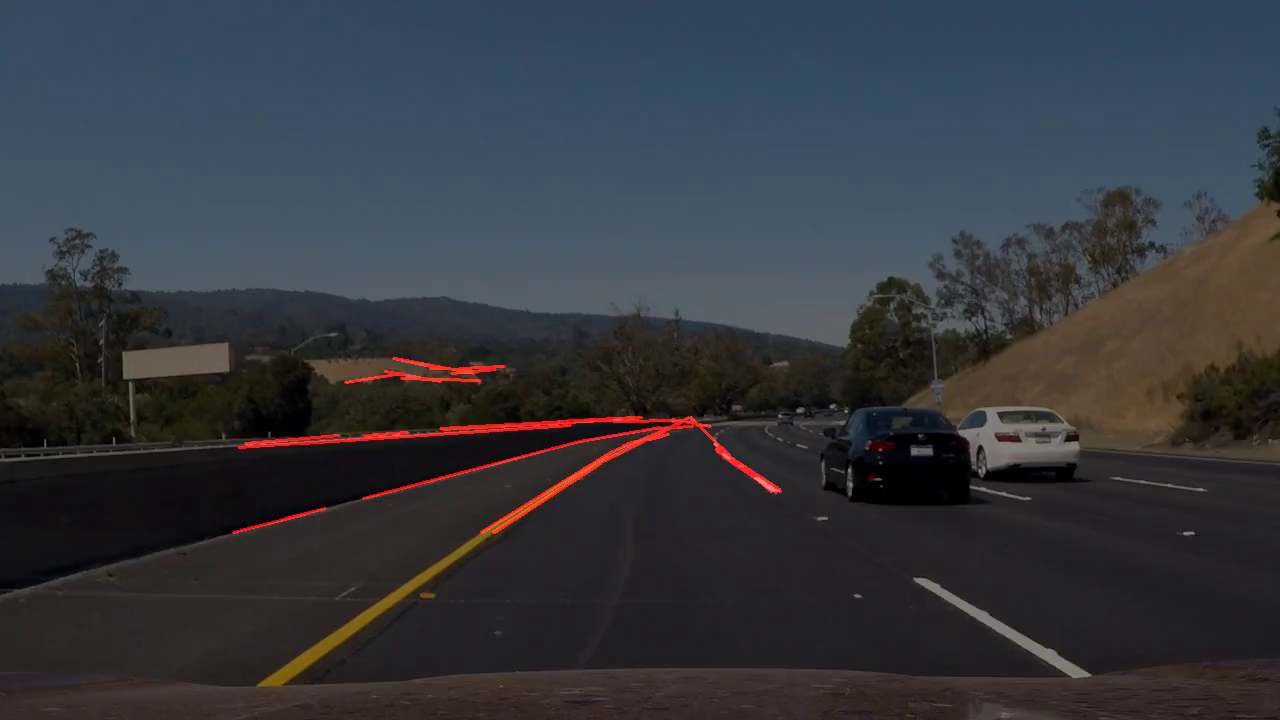
#> input picture frame 0 of test_videos_output/challenge.mp4, 1280 x 720 px
$ python video_GUI.py
#> lines starting #> are read from the running program, lines starting #| are printed output that depends on the picture; after the words box and inside, x2 and y2 are one past the last pixel; in counts of white or black regions, pixels touching at a corner belong together
### LaneFindVideo_GUI.py
import os
import argparse
import cv2
import numpy as np
import numpy.polynomial.polynomial as poly
import matplotlib.pyplot as plt
import matplotlib.image as mpimg

class LaneFindVideoGUI:
    def __init__(self):

        self.flag = False
        self.kernel = 5
        self.low = 50
        self.high = 150
        self.rho = 2
        self.theta_bar = 1
        self.theta = self.theta_bar * (np.pi / 180)
        self.threshold = 10
        self.min_line_len = 30
        self.max_line_gap = 10
        self.image_selector = 0
        self.alpha = 0.5
        self.beta = 0.5

    def find_lanes(self, img):
        self.get_img(img)
        self.trackbars()
        self.color_detection()
        self.canny_edges()
        self.img_comb = cv2.bitwise_or(self.img_colorMask, self.img_canny)
        self.apply_mask()
        self.hough_transform()
        self.fit_lane_lines()
        return self.render()

    def get_img(self, img):
        self.img_bgr = img
        self.img_shape = self.img_bgr.shape
        self.height = self.img_shape[0]
        self.width = self.img_shape[1]

    def color_detection(self):
        img_hls = cv2.cvtColor(self.img_bgr, cv2.COLOR_BGR2HLS)

        # Threshold values below found using color_detection.py
        lo_thr_wh = np.array([0, 200, 60])
        hi_thr_wh = np.array([180, 255, 255])
        lo_thr_yl = np.array([5, 40, 90])
        hi_thr_yl = np.array([90, 255, 255])

        img_msk_wh = cv2.inRange(img_hls, lo_thr_wh, hi_thr_wh)
        img_msk_yl = cv2.inRange(img_hls, lo_thr_yl, hi_thr_yl)
        self.img_colorMask = cv2.bitwise_or(img_msk_wh, img_msk_yl)

    def canny_edges(self):
        self.img_gray = cv2.cvtColor(self.img_bgr, cv2.COLOR_BGR2GRAY)
        self.img_gaus = cv2.GaussianBlur(self.img_gray, \
            (self.kernel, self.kernel), 0)
        self.img_canny = cv2.Canny(self.img_gaus, self.low, self.high)

    def apply_mask(self):
        self.img_mask = self.mask(self.img_comb)
        self.img_roi = cv2.bitwise_and(self.img_comb, self.img_mask)
        self.img_mask = cv2.cvtColor(self.img_mask, cv2.COLOR_GRAY2BGR)

    def hough_transform(self):
        self.hough_lines = cv2.HoughLinesP(self.img_roi, self.rho, self.theta, \
            self.threshold, np.array ([]), self.min_line_len, self.max_line_gap)
        self.img_hough = canvas(self.img_shape)
        if self.hough_lines is not None:
            self.img_hough = draw_lines(self.img_hough, self.hough_lines)
        else:
            print("No lines found")

    def fit_lane_lines(self):
        self.img_best_fit = canvas(self.img_shape)
        if self.hough_lines is not None:
            self.img_best_fit = self.best_fit_lines(self.img_best_fit, \
                self.hough_lines)

    def render(self):
        self.image_list = (self.img_bgr, self.img_canny, self.img_colorMask, \
            self.img_comb, self.img_hough)
        self.base_image = self.image_list[self.image_selector]

        if len(self.base_image.shape) == 2:
            self.base_image = cv2.cvtColor(self.base_image, cv2.COLOR_GRAY2BGR)
        self.img_masked = cv2.addWeighted(self.base_image, self.alpha, \
            self.img_mask, self.beta, 0)
        self.img_final = cv2.addWeighted(self.img_masked, self.alpha, \
            self.img_best_fit, self.beta, 0)
        return self.img_final

    def mask(self, image):
        """
        Creates an image mask.

        Helps user define region of interest
        """
        #defining a blank mask to start with
        self.vertices = np.array([\
            [self.roi_bottomleft, self.roi_bottom],\
            [self.roi_topleft, self.roi_top],\
            [self.roi_topright, self.roi_top],\
            [self.roi_bottomright, self.roi_bottom]])

        self.img_mask = np.zeros_like(image)
        if len(image.shape) > 2:
            channel_count = image[2]  # i.e. 3 or 4 depending on your image
            ignore_mask_color = (255,) * channel_count
        else:
            ignore_mask_color = 255

        cv2.fillPoly(self.img_mask, [self.vertices], ignore_mask_color)

        return self.img_mask

    def best_fit_lines(self, img, lines):
        (left_lines, right_lines) = separate_lines(lines)

        left_points = get_points(left_lines)
        right_points = get_points(right_lines)
        left_best_fit = self.fit_line(left_points)
        right_best_fit = self.fit_line(right_points)
        img = draw_lines(img, [left_best_fit])
        img = draw_lines(img, [right_best_fit])

        return img

    def fit_line(self, points):
        x = points[0]
        y = points[1]

        if x and y:
            b, m = poly.polyfit(x, y, 1)
            y1 = self.roi_top
            x1 = int((y1 - b) / m)
            y2 = self.roi_bottom
            x2 = int((y2 - b) / m)
            return np.array([[x1,y1,x2,y2]], np.int32)
        else:
            return np.empty((1,4), np.int32)

# [26 lines of commented-out code are left out]


    def trackbars(self):
        if self.flag != True:
            self.roi_top = 10
            self.roi_bottom = self.height - 10
            self.roi_topleft = 10
            self.roi_topright = self.width - 10
            self.roi_bottomleft = 10
            self.roi_bottomright = self.width-10

            cv2.namedWindow("Parameters", flags = 0)
            cv2.moveWindow("Parameters",700,150)
            cv2.createTrackbar('Kernel Size', 'Parameters', self.kernel, 10, self.onChange_kernel)
            cv2.createTrackbar('Low Threshold', 'Parameters', self.low, 255, self.onChange_low)
            cv2.createTrackbar('High Threshold', 'Parameters', self.high, 255, self.onChange_high)
            cv2.createTrackbar('ROI top', 'Parameters',  self.roi_top, self.height, self.onChange_roitop)
            cv2.createTrackbar('ROI bottom', 'Parameters', self.roi_bottom, self.height, self.onChange_roibottom)
            cv2.createTrackbar('ROI top left', 'Parameters',  self.roi_topleft, self.width, self.onChange_roitopleft)
            cv2.createTrackbar('ROI top right', 'Parameters', self.roi_topright, self.width, self.onChange_roitopright)
            cv2.createTrackbar('ROI bottom left', 'Parameters', self.roi_bottomleft, self.width, self.onChange_roibottomleft)
            cv2.createTrackbar('ROI bottom right', 'Parameters', self.roi_bottomright, self.width, self.onChange_roibottomright)
            cv2.createTrackbar('Rho', 'Parameters', self.rho, 100, self.onChange_rho)
            cv2.createTrackbar('Theta', 'Parameters', self.theta_bar, 100, self.onChange_theta)
            cv2.createTrackbar('Threshold', 'Parameters', self.threshold, 100, self.onChange_threshold)
            cv2.createTrackbar('Min Line Len', 'Parameters', self.min_line_len, 100, self.onChange_minlinelen)
            cv2.createTrackbar('Max Line Gap', 'Parameters', self.max_line_gap, 100, self.onChange_maxlinegap)
            cv2.createTrackbar('Base Image', 'Parameters', self.image_selector, 4, self.onChange_baseimage)
            cv2.createTrackbar('Alpha', 'Parameters', int(self.alpha*100), 100, self.onChange_alpha)
            cv2.createTrackbar('Beta', 'Parameters', int(self.beta), 100, self.onChange_beta)
            self.flag = True
    def onChange_kernel(self, value):
        value = max(1, value)
        self.kernel = 2 * value - 1
    # [14 lines left out: functions onChange_low, onChange_high, not called in this run]
    def onChange_rho(self,value):
        value = max(1, value)
        self.rho = value
    def onChange_theta(self,value):
        value = max(1, value)
        self.theta = value * (np.pi / 180)
    def onChange_threshold(self,value):
        value = max(1, value)
        self.threshold = value
    def onChange_minlinelen(self,value):
        value = max(1, value)
        self.min_line_len = value
    def onChange_maxlinegap(self,value):
        value = max(1, value)
        self.max_line_gap = value
    def onChange_baseimage(self,value):
        self.image_selector = value
    def onChange_alpha(self, value):
        value = max(1, value)
        self.alpha = value / 100
    def onChange_beta(self, value):
        value = max(1, value)
        self.beta = value / 100
    # [36 lines left out: functions onChange_roitop, onChange_roibottom, onChange_roitopleft, onChange_roitopright, onChange_roibottomleft, onChange_roibottomright, not called in this run]

def canvas(shape):
    canvas = np.zeros(shape, np.uint8)
    return canvas

def separate_lines(lines):
    left_lines = []
    right_lines = []

    for line in lines:
        for x1,y1,x2,y2 in line:
            if x1 != x2:
                grad = (y2-y1)/(x2-x1)
                if grad <= -0.5:
                    left_lines.append(line)
                elif grad >= 0.5:
                    right_lines.append(line)

    return (left_lines, right_lines)

def get_points(lines):
    x = []
    y = []
    for line in lines:
        for x1,y1,x2,y2 in line:
            x.extend([x1, x2])
            y.extend([y1, y2])

    return (x,y)

def draw_lines(img, lines, color=[0, 0, 255], thickness=2):
    for line in lines:
        for x1,y1,x2,y2 in line:
            cv2.line(img, (x1, y1), (x2, y2), color, thickness)

    return img

# [45 lines left out: function main, not called in this run]

# [2 lines that do not run on import are left out]

### video_GUI.py
import os
import argparse
import cv2
import LaneFindVideo_GUI as gui

filepath = "test_videos/challenge.mp4"
filename = os.path.basename(filepath)
print(filename)

cap = cv2.VideoCapture(filepath)

if cap.isOpened() == False:
    print("Error opening video")

frm_rt = cap.get(cv2.CAP_PROP_FPS)      # Get frame rate
frm_dur = int(1000 / frm_rt)

cv2.namedWindow(filename)
cv2.moveWindow(filename, 100,100)

gui = gui.LaneFindVideoGUI()

cap.set(cv2.CAP_PROP_POS_FRAMES, 0)

while cap.isOpened():
    ret, frame = cap.read()
#> frame is the input picture: shape (720, 1280, 3); mean B, G, R 61.3, 55.6, 52.9
    if ret == True:
        frame = gui.find_lanes(frame)
#> in color_detection, `img_hls = cv2.cvtColor(self.img_bgr, cv2.COLOR_BGR2HLS)`: img_hls: shape (720, 1280, 3); mean of channels 0, 1, 2 83.7, 56.9, 47.2
#> in color_detection, `img_msk_wh = cv2.inRange(img_hls, lo_thr_wh, hi_thr_wh)`: img_msk_wh: shape (720, 1280); every value is 0
#> in color_detection, `img_msk_yl = cv2.inRange(img_hls, lo_thr_yl, hi_thr_yl)`: img_msk_yl: shape (720, 1280); 0.6% white; 171 white regions (155 under 20 px), largest, box (x1, y1, x2, y2) and area: (256, 448, 624, 688) 4201, (1161, 382, 1178, 402) 188, (1225, 343, 1242, 370) 76
#> in canny_edges, `self.img_canny = cv2.Canny(self.img_gaus, self.low, self.high)`: self.img_canny: shape (720, 1280); 1.2% white in thin lines or dots, all inside (x1, y1, x2, y2) = (0, 182, 1280, 687)
#> in find_lanes, `self.img_comb = cv2.bitwise_or(self.img_colorMask, self.img_canny)`: self.img_comb: shape (720, 1280); 1.7% white; 124 white regions (50 under 20 px), largest, box (x1, y1, x2, y2) and area: (191, 424, 782, 688) 5264, (0, 421, 677, 595) 1811, (43, 415, 776, 457) 923
#> in mask, `cv2.fillPoly(self.img_mask, [self.vertices], ignore_mask_color)`:
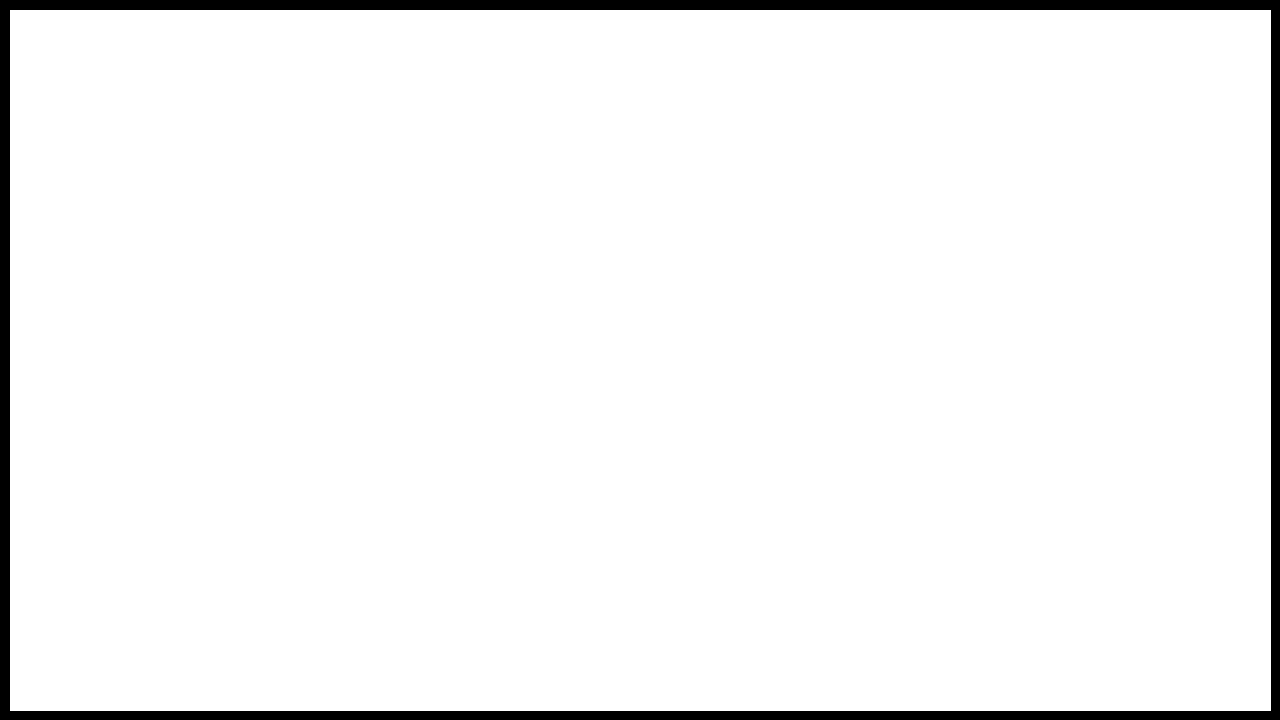
#> self.img_mask: shape (720, 1280); 95.9% white; 1 black region, box (x1, y1, x2, y2) and area: (0, 0, 1280, 720) 37639
#> in apply_mask, `self.img_roi = cv2.bitwise_and(self.img_comb, self.img_mask)`: self.img_roi: shape (720, 1280); 1.7% white; 122 white regions (49 under 20 px), largest, box (x1, y1, x2, y2) and area: (191, 424, 782, 688) 5264, (10, 421, 677, 593) 1781, (43, 415, 776, 457) 923
#> in hough_transform, `self.hough_lines = cv2.HoughLinesP(self.img_roi, self.rho, self.theta,..`: self.hough_lines = 153 rows, first 6: [266, 687, 666, 418], [258, 686, 586, 465], [261, 687, 598, 460], [317, 509, 585, 438], [125, 454, 204, 448], [579, 419, 641, 415]
#> the loop in draw_lines, `for line in lines:` made 153 passes
#> after the loop in draw_lines, `for line in lines:`:
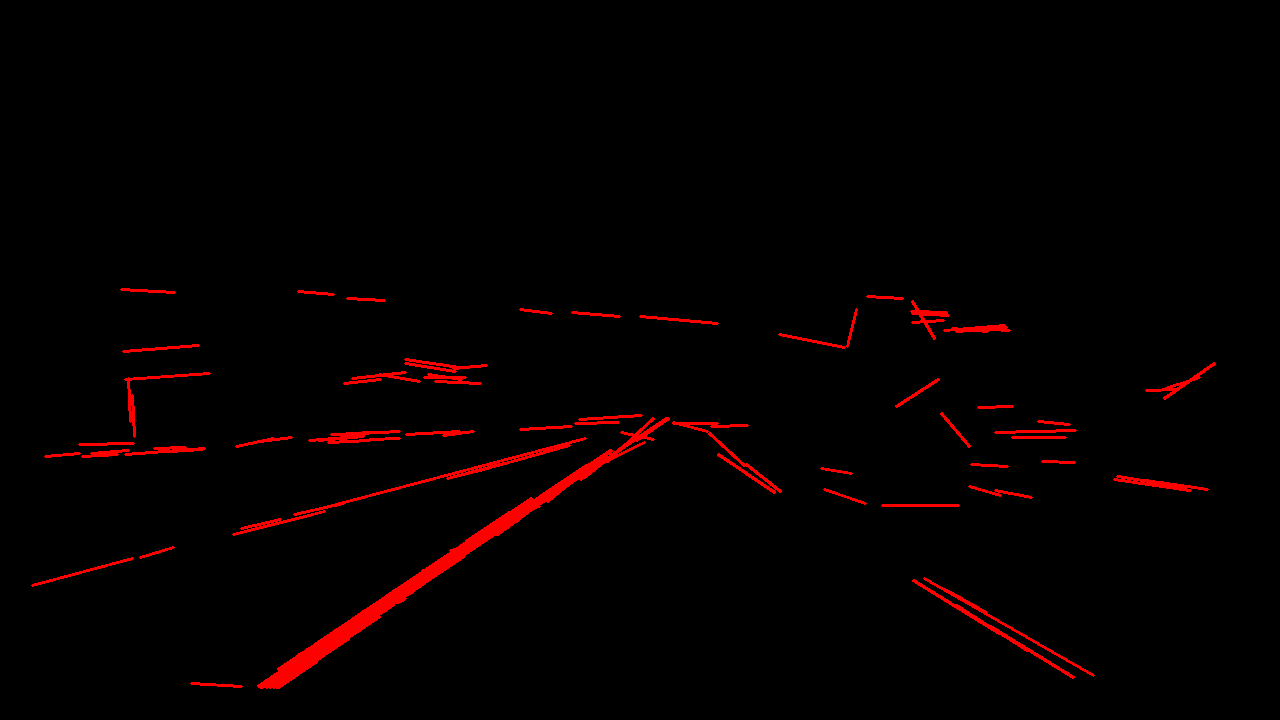
#> img: shape (720, 1280, 3); mean of channels 0, 1, 2 0, 0, 5.5; drawn as B, G, R
#> the loop in separate_lines, `for line in lines:` made 153 passes
#> after the loop in separate_lines, `for line in lines:`: left_lines = 19 items, first 6: [[266, 687, 666, 418]], [[258, 686, 586, 465]], [[261, 687, 598, 460]], [[273, 687, 379, 616]], [[278, 669, 531, 498]], [[276, 687, 348, 638]]; right_lines = 13 items, first 6: [[924, 578, 1093, 675]], [[913, 580, 999, 633]], [[990, 626, 1073, 677]], [[718, 454, 774, 492]], [[941, 413, 969, 446]], [[132, 395, 134, 436]]
#> the loop in get_points, `for line in lines:` made 19 passes
#> line on passes 1 to 12: [[266, 687, 666, 418]], [[258, 686, 586, 465]], [[261, 687, 598, 460]], [[273, 687, 379, 616]], [[278, 669, 531, 498]], [[276, 687, 348, 638]], [[269, 687, 463, 556]], [[1164, 398, 1214, 363]], [[636, 440, 668, 418]], [[607, 461, 653, 418]], [[260, 686, 610, 450]], [[896, 406, 938, 379]]
#> after the loop in get_points, `for line in lines:`: x = 38 values, max 1214 at index 15, min 258 at index 2, mean 552.7; y = 38 values, max 687 at index 0, min 309 at index 25, mean 519.1
#> the loop in get_points (call 2), `for line in lines:` made 13 passes
#> line on passes 1 to 12: [[924, 578, 1093, 675]], [[913, 580, 999, 633]], [[990, 626, 1073, 677]], [[718, 454, 774, 492]], [[941, 413, 969, 446]], [[132, 395, 134, 436]], [[912, 301, 934, 338]], [[128, 378, 130, 421]], [[956, 605, 993, 629]], [[746, 464, 780, 491]], [[709, 433, 744, 465]], [[991, 627, 1027, 650]]
#> in fit_line, `b, m = poly.polyfit(x, y, 1)`: b = 759.6; m = -0.435
#> in fit_line, `x1 = int((y1 - b) / m)`: x1 = 1722
#> in fit_line, `x2 = int((y2 - b) / m)`: x2 = 114
#> in best_fit_lines, `left_best_fit = self.fit_line(left_points)`: left_best_fit = [[1722, 10, 114, 710]]
#> in best_fit_lines, `right_best_fit = self.fit_line(right_points)`: right_best_fit = [[-1588, 10, 1709, 710]]
#> the loop in draw_lines (call 2), `for line in lines:` made 1 pass
#> call 3 of draw_lines, with thickness = 2
#> the loop in draw_lines (call 3), `for line in lines:` made 1 pass
#> after the loop in draw_lines (call 3), `for line in lines:`:
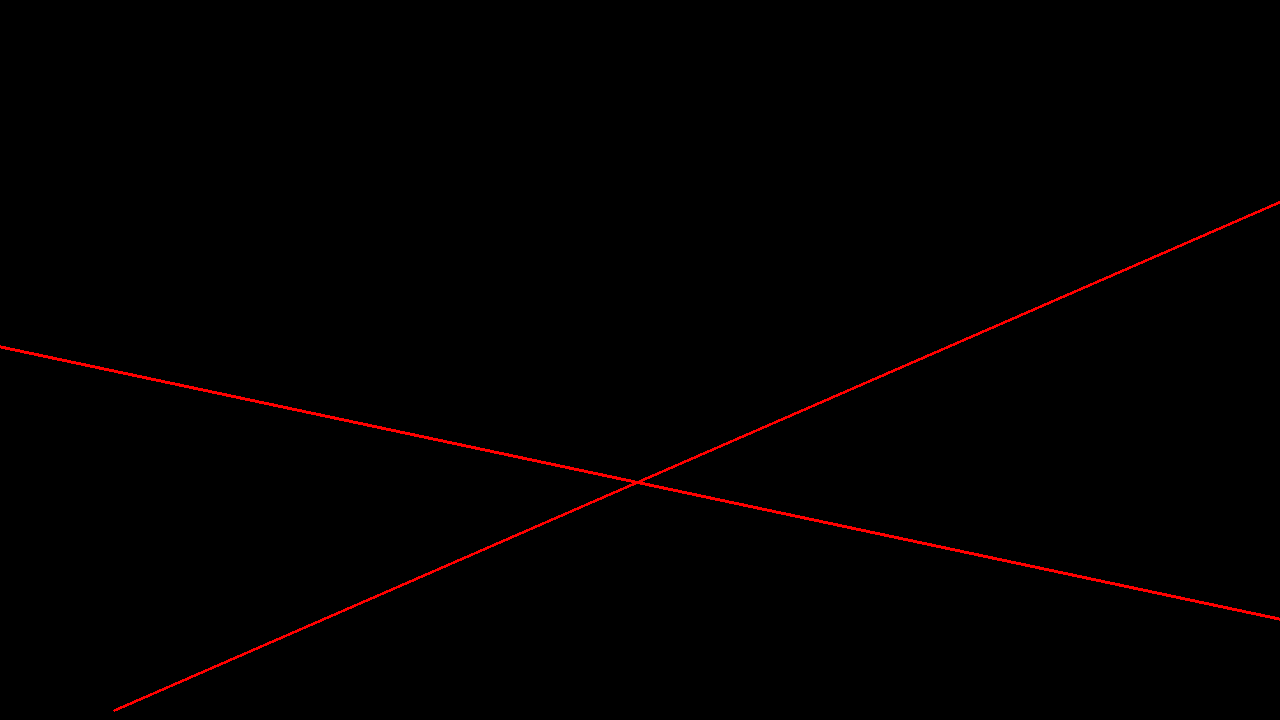
#> img: shape (720, 1280, 3); mean of channels 0, 1, 2 0, 0, 2; drawn as B, G, R
#> in render, `self.img_final = cv2.addWeighted(self.img_masked, self.alpha, \ self.i..`:
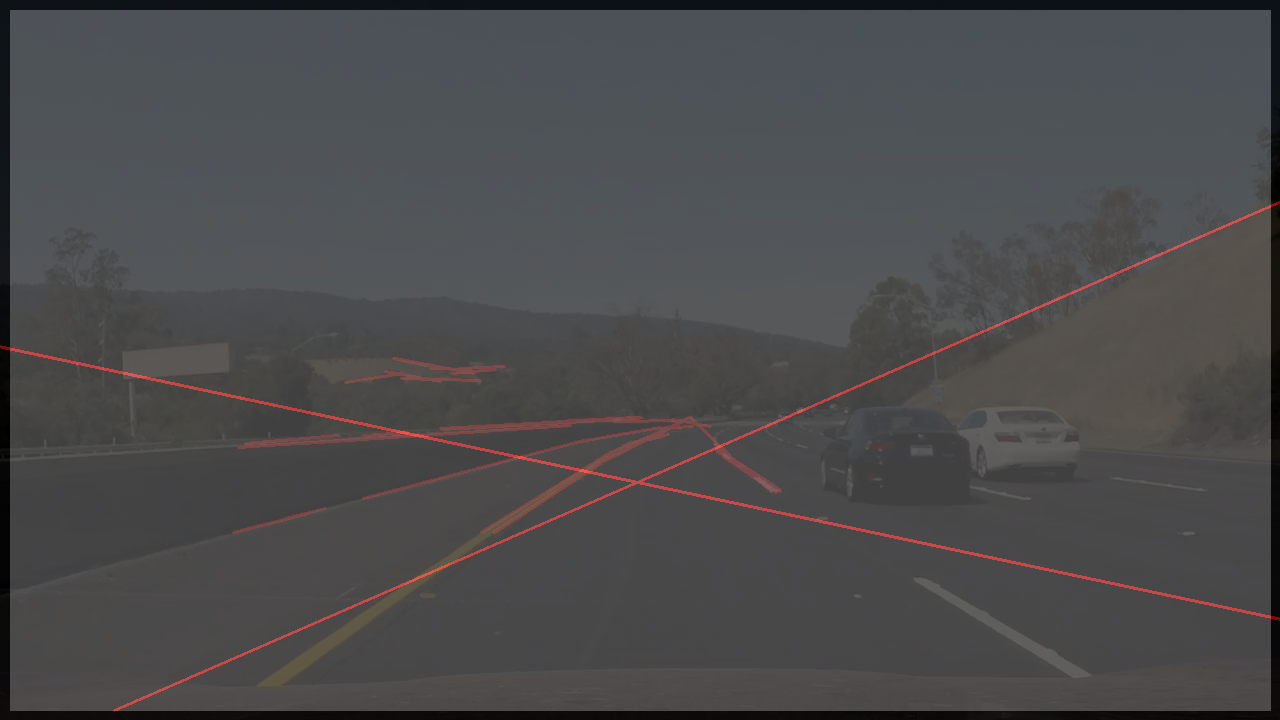
#> self.img_final: shape (720, 1280, 3); mean B, G, R 76.5, 75, 75.4
        cv2.imshow(filename, frame)
        if cv2.waitKey(frm_dur) & 0xFF == ord('q'):
#> (key q is pressed here)
            break
    else:
        cap.set(cv2.CAP_PROP_POS_FRAMES, 0)


cap.release()

cv2.destroyAllWindows()
